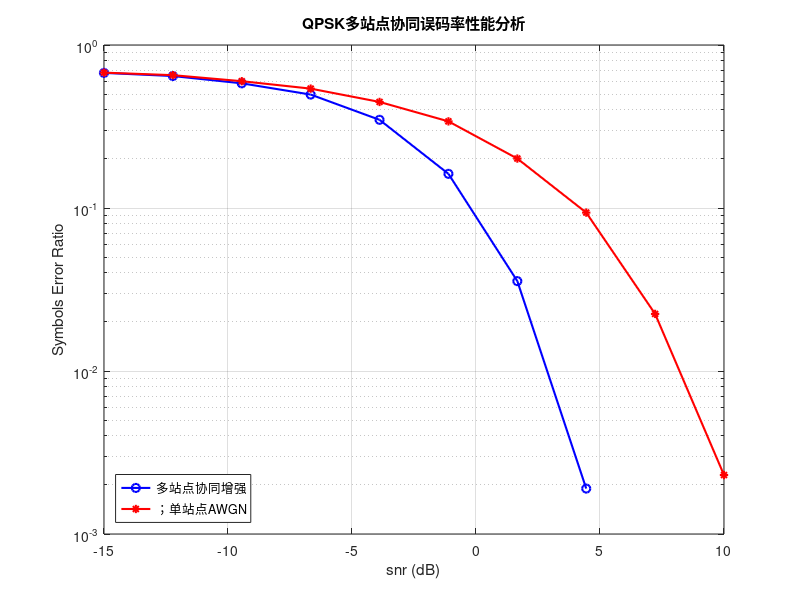
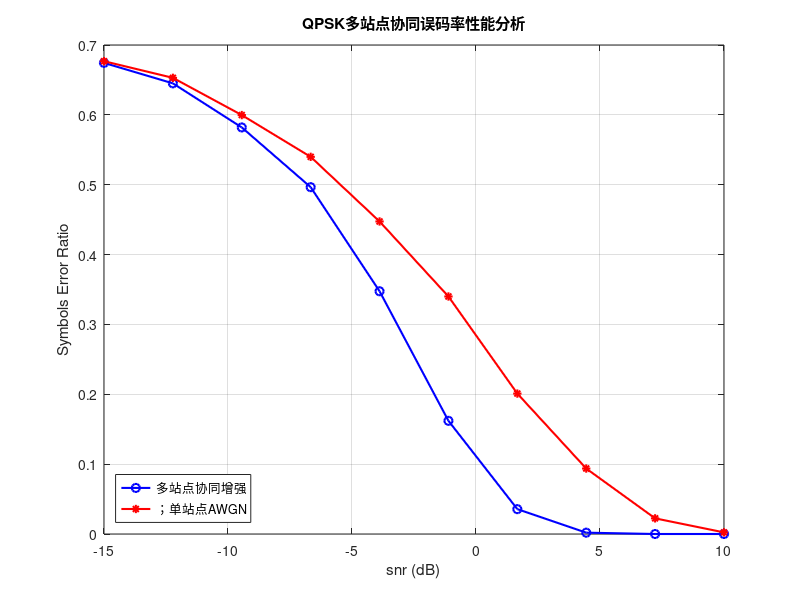

The MATLAB source for these figures, in order:
%% 该算法用于验证多站点协同增强算法能够提升信号信噪比
 % 以qpsk信号的信噪比-误码率来体现
clc
clear
close all
snrArray = linspace(-15, 10, 10); %dB
ser_awgn_array = zeros(1, size(snrArray, 2));
ser_recover_array = zeros(1, size(snrArray, 2));
for idx = 1:size(snrArray, 2)
    %% 生成基带QPSK
    M = 4;      % Modulation order
    symbol = randi([0 M-1], 10000, 1);
    qam_sig = qammod(symbol, M).';
    % rx_symbol = qamdemod(qam_sig, M);
    %% 生成多站点矩阵
    siteNumber = 2;     % 设定的站点数
    rcvMatrix = repmat(qam_sig, siteNumber, 1);
    %% 添加噪声
    signalPower = pow2db(mean(abs(rcvMatrix.').^2)); % dBW
    for i = 1:size(signalPower)
        rcvMatrix(i, :) = awgn(rcvMatrix(i, :), snrArray(idx), signalPower(i));
    end
    %% 计算高斯白噪声下的误码数、误码率
    symbol_awgn = qamdemod(rcvMatrix(1, :).', M);
    [err_awgn, ser_awgn] = symerr(symbol, symbol_awgn);
    ser_awgn_array(idx) = ser_awgn;
    %% 多站点协同增强（协方差矩阵+奇异值分解+信号空间映射）
    N = size(rcvMatrix, 2); % 快拍数
    R = (rcvMatrix * rcvMatrix')./N;
    [U, S, V] = svd(R);
    recoverMatrixSVD = U(:, 1)*U(:, 1)'*rcvMatrix;
    symbol_recover = qamdemod(recoverMatrixSVD(1, :).', M);
    [err_recover, ser_recover] = symerr(symbol, symbol_recover);
    ser_recover_array(idx) = ser_recover;
end
%% 绘图
figure;
semilogy(snrArray, ser_recover_array, 'b-o', 'LineWidth', 1.5);
hold on;
semilogy(snrArray, ser_awgn_array, 'r-*', 'LineWidth', 1.5);
grid on;
xlabel('snr (dB)');
ylabel('Symbols Error Ratio');
title('QPSK多站点协同误码率性能分析');
legend('多站点协同增强', '；单站点AWGN', 'Location', 'southwest');

figure;
plot(snrArray, ser_recover_array, 'b-o', 'LineWidth', 1.5);
hold on;
plot(snrArray, ser_awgn_array, 'r-*', 'LineWidth', 1.5);
grid on;
xlabel('snr (dB)');
ylabel('Symbols Error Ratio');
title('QPSK多站点协同误码率性能分析');
legend('多站点协同增强', '；单站点AWGN', 'Location', 'southwest');
